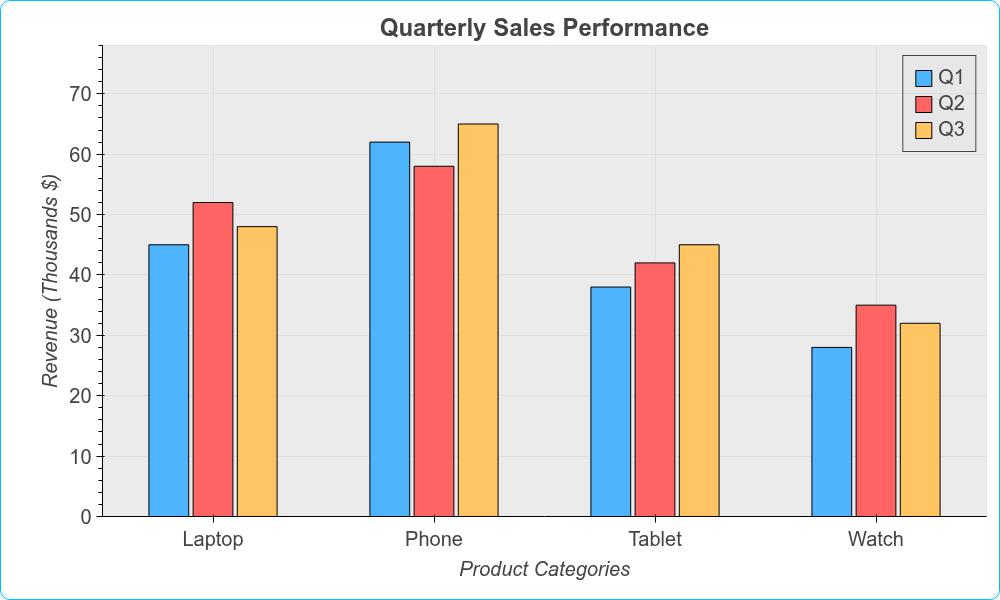

Recreate this plot in Python.
import bokeh_rocks as br
import pandas as pd
from bokeh.io import show
df_test = pd.DataFrame(
    {
        "Product": ["Laptop", "Phone", "Tablet", "Watch"],
        "Q1": [45, 62, 38, 28],
        "Q2": [52, 58, 42, 35],
        "Q3": [48, 65, 45, 32],
    }
)

p1 = br.bar(
    df_test,
    kind="vgroup",
    title="Quarterly Sales Performance",
    xlabel="Product Categories",
    ylabel="Revenue (Thousands $)",
    theme="light",
    legend_outside=False,
    width=1000,
    height=600,
)

show(p1)
br.save_plot(p1, "output/bar_06")
